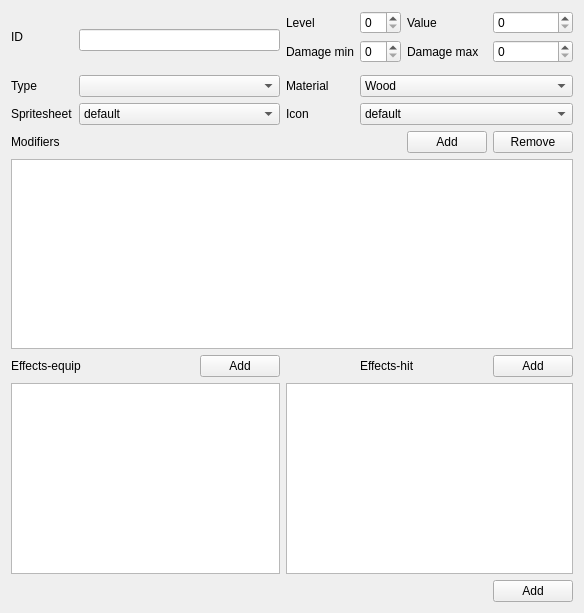
<?xml version="1.0" encoding="UTF-8"?>
<ui version="4.0">
 <class>WeaponsEditorWidget</class>
 <widget class="QWidget" name="WeaponsEditorWidget">
  <property name="geometry">
   <rect>
    <x>0</x>
    <y>0</y>
    <width>584</width>
    <height>613</height>
   </rect>
  </property>
  <property name="sizePolicy">
   <sizepolicy hsizetype="Minimum" vsizetype="Minimum">
    <horstretch>0</horstretch>
    <verstretch>0</verstretch>
   </sizepolicy>
  </property>
  <property name="windowTitle">
   <string>Form</string>
  </property>
  <layout class="QGridLayout" name="gridLayout">
   <item row="3" column="1">
    <widget class="QLabel" name="typeLabel">
     <property name="text">
      <string>Type</string>
     </property>
    </widget>
   </item>
   <item row="5" column="1">
    <widget class="QLabel" name="spritesheetLabel">
     <property name="text">
      <string>Spritesheet</string>
     </property>
    </widget>
   </item>
   <item row="3" column="9" colspan="3">
    <widget class="QComboBox" name="materialCombo">
     <item>
      <property name="text">
       <string>Wood</string>
      </property>
     </item>
     <item>
      <property name="text">
       <string>Iron</string>
      </property>
     </item>
     <item>
      <property name="text">
       <string>Steel</string>
      </property>
     </item>
     <item>
      <property name="text">
       <string>Nephrite</string>
      </property>
     </item>
    </widget>
   </item>
   <item row="8" column="1" colspan="2">
    <widget class="QLabel" name="effectsEqLabel">
     <property name="text">
      <string>Effects-equip</string>
     </property>
    </widget>
   </item>
   <item row="0" column="10">
    <widget class="QLabel" name="valueLabel">
     <property name="text">
      <string>Value</string>
     </property>
    </widget>
   </item>
   <item row="1" column="11">
    <widget class="QSpinBox" name="dmgMaxEdit"/>
   </item>
   <item row="8" column="11">
    <widget class="QPushButton" name="addEffectHitB">
     <property name="text">
      <string>Add</string>
     </property>
    </widget>
   </item>
   <item row="5" column="9" colspan="3">
    <widget class="QComboBox" name="iconCombo">
     <item>
      <property name="text">
       <string>default</string>
      </property>
     </item>
    </widget>
   </item>
   <item row="5" column="8">
    <widget class="QLabel" name="iconLabel">
     <property name="text">
      <string>Icon</string>
     </property>
    </widget>
   </item>
   <item row="3" column="8">
    <widget class="QLabel" name="materialLabel">
     <property name="text">
      <string>Material</string>
     </property>
    </widget>
   </item>
   <item row="7" column="1" colspan="11">
    <widget class="QListWidget" name="bonusesList"/>
   </item>
   <item row="6" column="10">
    <widget class="QPushButton" name="addBonusB">
     <property name="text">
      <string>Add</string>
     </property>
    </widget>
   </item>
   <item row="0" column="9">
    <widget class="QSpinBox" name="levelEdit"/>
   </item>
   <item row="0" column="8">
    <widget class="QLabel" name="levelLabel">
     <property name="text">
      <string>Level</string>
     </property>
    </widget>
   </item>
   <item row="0" column="11">
    <widget class="QSpinBox" name="valueEdit"/>
   </item>
   <item row="6" column="11">
    <widget class="QPushButton" name="removeModifierB">
     <property name="text">
      <string>Remove</string>
     </property>
    </widget>
   </item>
   <item row="9" column="1" colspan="7">
    <widget class="QListWidget" name="effectsEqList"/>
   </item>
   <item row="8" column="9" colspan="2">
    <widget class="QLabel" name="effectsHitLabel">
     <property name="text">
      <string>Effects-hit</string>
     </property>
    </widget>
   </item>
   <item row="1" column="9">
    <widget class="QSpinBox" name="dmgMinEdit"/>
   </item>
   <item row="1" column="8">
    <widget class="QLabel" name="dmgMinLabel">
     <property name="text">
      <string>Damage min</string>
     </property>
    </widget>
   </item>
   <item row="10" column="11">
    <widget class="QPushButton" name="addB">
     <property name="text">
      <string>Add</string>
     </property>
    </widget>
   </item>
   <item row="6" column="1" colspan="2">
    <widget class="QLabel" name="bonusesLabel">
     <property name="text">
      <string>Modifiers</string>
     </property>
    </widget>
   </item>
   <item row="8" column="7">
    <widget class="QPushButton" name="addEffectEqB">
     <property name="text">
      <string>Add</string>
     </property>
    </widget>
   </item>
   <item row="1" column="10">
    <widget class="QLabel" name="dmgMaxLabel">
     <property name="text">
      <string>Damage max</string>
     </property>
    </widget>
   </item>
   <item row="9" column="8" colspan="4">
    <widget class="QListWidget" name="effectsHitList"/>
   </item>
   <item row="3" column="2" colspan="6">
    <widget class="QComboBox" name="typeCombo"/>
   </item>
   <item row="5" column="2" colspan="6">
    <widget class="QComboBox" name="spritesheetCombo">
     <item>
      <property name="text">
       <string>default</string>
      </property>
     </item>
    </widget>
   </item>
   <item row="0" column="1" rowspan="2">
    <widget class="QLabel" name="idLabel">
     <property name="text">
      <string>ID</string>
     </property>
    </widget>
   </item>
   <item row="0" column="2" rowspan="3" colspan="6">
    <widget class="QLineEdit" name="idEdit"/>
   </item>
  </layout>
 </widget>
 <resources/>
 <connections/>
</ui>
